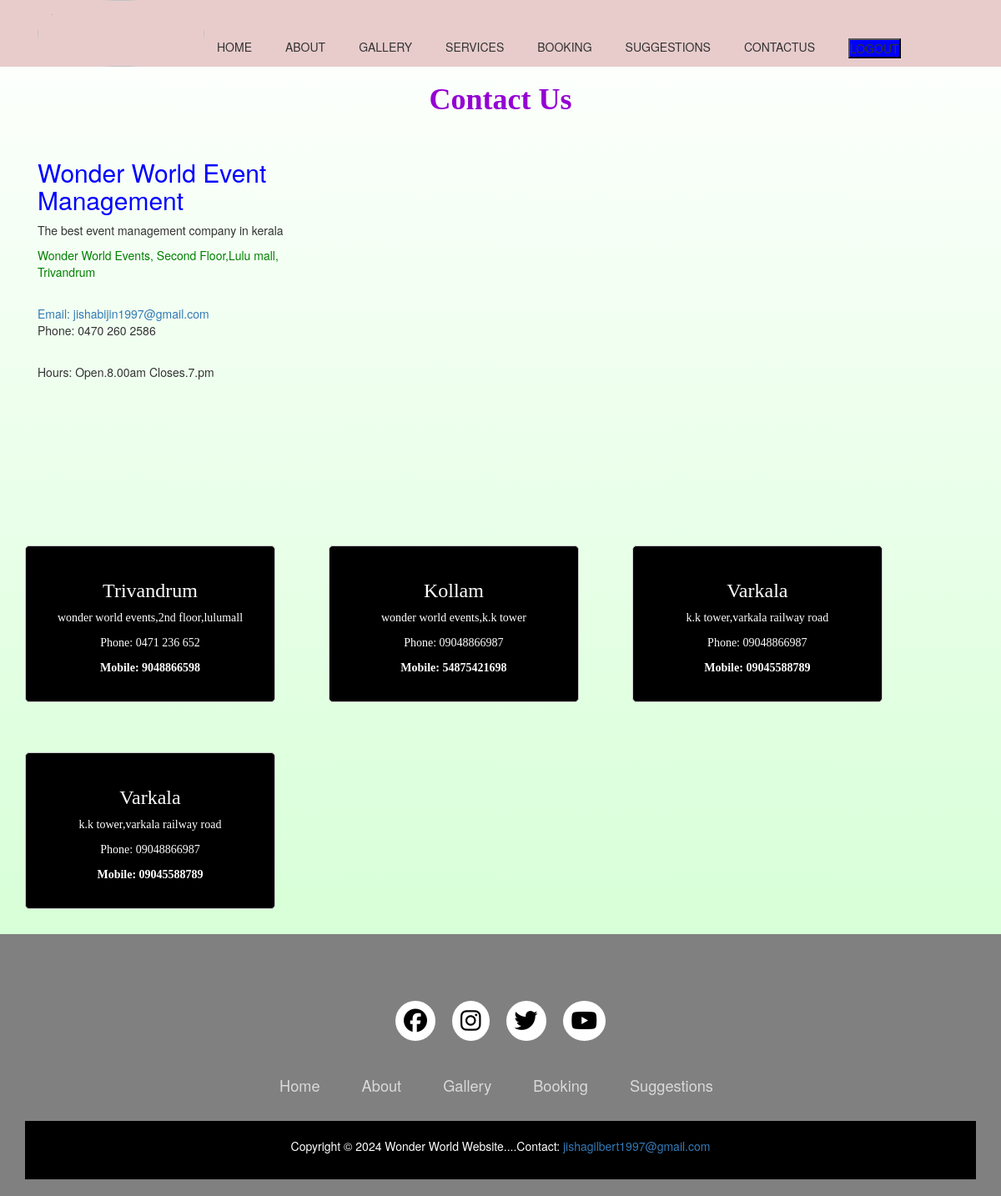
The app's page /contact with its own data.
### evenapp/models.py (models this page shows)
class Contact(models.Model):
    place=models.CharField(max_length=100)
    address = models.CharField(max_length=200)
    phone = models.CharField(max_length=20)
    mobile = models.CharField(max_length=20)

### evenapp/views.py (the view)
# urls.py: path('contact',views.contact_page,name='contact'),
def contact_page(request):
    s1=Contact.objects.all()
    d1={'key':s1}
    return render(request,'contact.html',d1)

### evenapp/templates/contact.html (shortened to what this page needs)
<!DOCTYPE html>
<html lang="en">
{% extends 'base.html' %}
{% block content %}
<head>
    <link rel="stylesheet" href="https://maxcdn.bootstrapcdn.com/bootstrap/3.4.1/css/bootstrap.min.css">
</head>
<body>
<h1><b>Contact Us</b></h1><br>
<div class="container">
<div class="body">
    <iframe src="https://www.google.com/maps/embed?pb=!1m18!1m12!1m3!1d3945.835350332462!2d76.89511697477428!3d8.515362091526898!2m3!1f0!2f0!3f0!3m2!1i1024!2i768!4f13.1!3m3!1m2!1s0x3b05bd7e2688b5e1%3A0x14bc45b8acff2e10!2sLuLu%20Mall%20Thiruvananthapuram!5e0!3m2!1sen!2sin!4v1713953211691!5m2!1sen!2sin" width="800" height="450" style="border:0;" allowfullscreen="" loading="lazy"></iframe>
</div>
    <div class="company-info">
    <h2 style="color:blue;">Wonder World Event Management</h2>
    <p>The best event management company in kerala</p>
    <p style="color:green;">Wonder World Events, Second Floor,Lulu mall, Trivandrum</p><br>
        <a href="mailto:jishabijin1997@gmail.com" class="email" onclick="return confirm('Are you sure you want to send an email?')">Email: jishabijin1997@gmail.com</a>
          <p>Phone: 0470 260 2586</p><br>
    <p>Hours: Open.8.00am Closes.7.pm </p>
</div>
</div>
 {% for contact_info in key %}
 <div class="contact-card">
<h3>{{contact_info.place }}</h3>
     <p>{{ contact_info.address }}</p>
        <p>Phone: {{ contact_info.phone }}</p>
     <p><b>Mobile: {{ contact_info.mobile }}</b></p>
    </div>
{% endfor %}
</body>
{% endblock %}

### evenapp/templates/base.html (shortened to what this page needs)
<!DOCTYPE html>
<html lang="en">
<head>
    <link href="https://cdn.jsdelivr.net/npm/bootstrap@5.0.2/dist/css/bootstrap.min.css" rel="stylesheet">
    <link rel="stylesheet" href="https://stackpath.bootstrapcdn.com/bootstrap/4.3.1/css/bootstrap.min.css">
</head>
<body>
<div class="super_container">
<header style="background-color:#e8cccc;" class="header">
		<div class="container">
			<div class="row">
				<div class="col">
					<div class="header_content d-flex flex-row align-items-center justify-content-start">
						<div class="header_content_inner d-flex flex-row align-items-end justify-content-start">
							<img src="https://i.pinimg.com/474x/cd/dc/50/cddc504d29ea8f31146a6a76072e742d.jpg" height="80px" width="200px" class="rounded-circle" alt="">
							<nav class="main_nav">
								<ul class="d-flex flex-row align-items-start justify-content-start">
									<li><a href="home">HOME</a></li>
                                  <li><a href="about">ABOUT</a></li>
									<li><a href="gallery">GALLERY</a></li>
									<li><a href="services">SERVICES</a> </li>
									<li><a href="booking">BOOKING</a> </li>
                                    	<li><a href="suggestions">SUGGESTIONS</a> </li>
									<li><a href="contact">CONTACTUS</a></li>
									<li>  <form action="{% url 'logout' %}" method="post">
                                    <button type="submit" style="background-color: blue;">LOGOUT</button>
                                          </form>
								</ul>
							</nav>
                          </div>
                      </div>
                </div>
            </div>
        </div>
</header>
</div>
<div class="mainbody">
{% block content %}
{% endblock %}
</div>
<footer>
<div class="footercontainer">
	<div class="socialicon">
		<a href=""><i class="fa-brands fa-facebook"></i> </a>
		<a href=""><i class="fa-brands fa-instagram"></i> </a>
		<a href=""><i class="fa-brands fa-twitter"></i> </a>
		<a href=""><i class="fa-brands fa-youtube"></i> </a>
	</div>
	<div class="footerNav">
		<ul>
			<li><a href="">Home</a> </li>
			<li><a href="">About</a> </li>
			<li><a href="">Gallery</a> </li>
			<li><a href="">Booking</a> </li>
			<li><a href="">Suggestions</a> </li>
		</ul>
	</div>
	<div class="footerBottom">
 <p>Copyright &copy; 2024 Wonder World Website....Contact: <a href="mailto:info@example.com">jishagilbert1997@gmail.com</a></p>
	</div>
</div></footer>
</body>
</html>

### evenapp/templates/base.html (style rules this page uses)
ul { margin: 0; padding: 0; list-style-type: none; }
li { display: inline-block; margin-right: 10px; }
li a { text-decoration: none; color: #333; transition: text-decoration 0.3s ease; }
.header li { padding-left: 15px; padding-right: 15px; }
* { padding: 0; margin: 0; box-sizing: border-box; }
footer { background-color: grey; }
.footercontainer { width: 100%; padding: 70px 30px 20px ; }
.socialicon { display: flex; justify-content: center; }
.socialicon a { text-decoration: none; padding: 10px; background-color: white; margin: 10px; border-radius: 50%; }
.socialicon a i { font-size: 2em; color: black; opacity: 0,9; }
.footerNav { margin: 30px 0; }
.footerNav ul { display: flex; justify-content: center; list-style-type: none; }
.footerNav ul li a { color:white; margin: 20px; text-decoration: none; font-size: 1.3em; opacity: 0.7; transition: 0.5s; }
.footerBottom { background-color: #000; padding: 20px; text-align: center; }
.footerBottom p { color: white; text-align:center; }

### evenapp/templates/contact.html (style rules this page uses)
.contact-card { border: 1px solid #ccc; padding: 10px; margin: 10px; width: 300px; }
h1 { color:darkviolet; font-family: Pacifico; text-align:center; }
body { background: linear-gradient(to bottom, #ffffff 0%, #ccffcc 100%); }
.contact-card { border-radius: 5px; color:white; font-family: Times New Roman ; padding: 20px; text-align:center; margin: 30px; background-color:black ; display: inline-block; width: 300px; }
.contact-card p { margin: 10px 0; }
.container { position: relative; }
.body { float:right; }

### records on screen
Contact: place "Trivandrum", address "wonder world events,2nd floor,lulumall", phone "0471 236 652", mobile "9048866598"
Contact: place "Kollam", address "wonder world events,k.k tower", phone "09048866987", mobile "54875421698"
Contact: place "Varkala", address "k.k tower,varkala railway road", phone "09048866987", mobile "09045588789"
Contact: place "Varkala", address "k.k tower,varkala railway road", phone "09048866987", mobile "09045588789"
